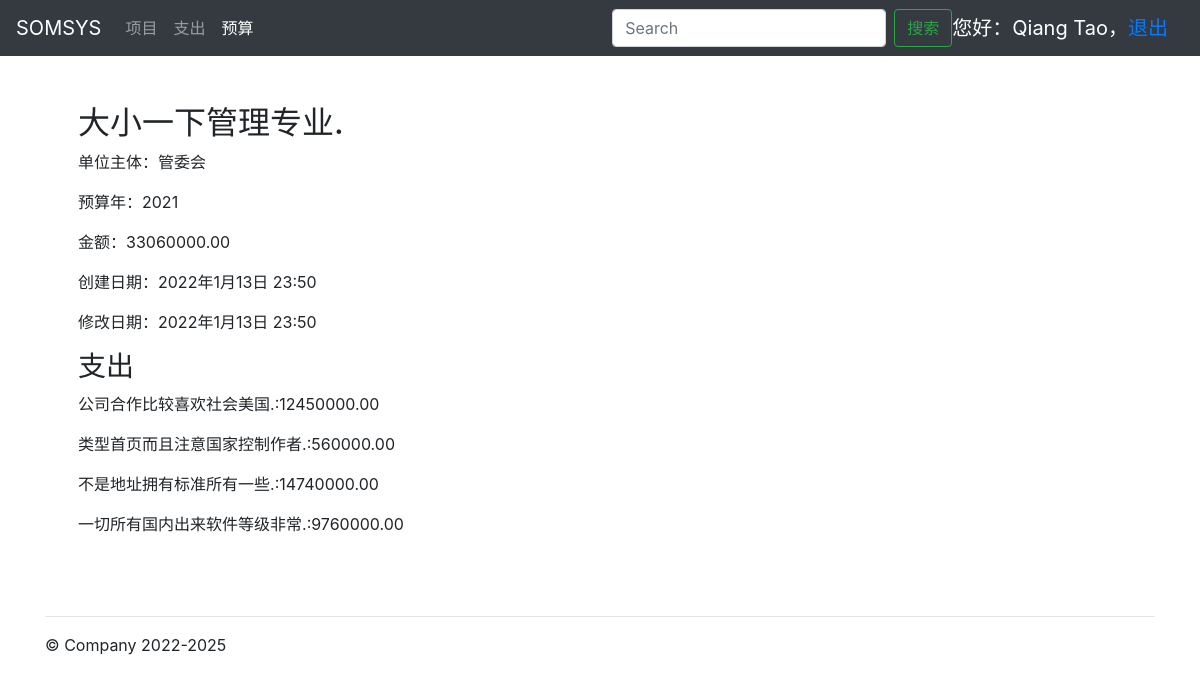
/cost/budget/detail/1 (signed in), run on the app's committed database.
### accounts/models.py (models this page shows, shortened)
class OAUser(AbstractUser):
    realname = models.CharField('姓名', max_length=100)
    created_time = models.DateTimeField('创建时间', default=now)
    last_mod_time = models.DateTimeField('修改时间', default=now)
    source = models.CharField("创建来源", max_length=100, blank=True)

### cost/models.py (models this page shows, shortened)
class Budget(models.Model):
    BUSINESSENTITY_CHOICES = (
        (u'集团', u'集团'),
        (u'管委会', u'管委会')
    )
    name = models.CharField(max_length=128)
    businessentity = models.CharField(
        max_length=6, choices=BUSINESSENTITY_CHOICES)
    amount = models.DecimalField(max_digits=11, decimal_places=2)
    cdate = models.DateTimeField(default=timezone.now)
    lcdate = models.DateTimeField(auto_now=True)
    remark = models.CharField(max_length=256, blank=True)
    cuser = models.ForeignKey('accounts.OAUser', on_delete=models.SET_NULL,
                              related_name='create_budgets', blank=True, null=True)
    lcuser = models.ForeignKey('accounts.OAUser', on_delete=models.SET_NULL,
                               related_name='change_budgets', blank=True, null=True)
    year = models.ForeignKey('BudgetYear', on_delete=models.SET_NULL,
                             related_name='budgets', blank=True, null=True)

class BudgetYear(models.Model):
    year = models.DecimalField(max_digits=4, decimal_places=0)
    def __str__(self):
        return str(self.year)

class Pay(models.Model):
    BUSINESSENTITY_CHOICES = (
        (u'集团', u'集团'),
        (u'管委会', u'管委会')
    )
    name = models.CharField(max_length=128)
    businessentity = models.CharField(
        max_length=6, choices=BUSINESSENTITY_CHOICES)
    paydate = models.DateTimeField(default=timezone.now)
    transactor = models.CharField(max_length=32)
    amount = models.DecimalField(max_digits=11, decimal_places=2)
    remark = models.CharField(max_length=256, blank=True)
    cuser = models.ForeignKey(
        'accounts.OAUser', on_delete=models.SET_NULL, related_name='create_pays', blank=True, null=True)
    lcuser = models.ForeignKey(
        'accounts.OAUser', on_delete=models.SET_NULL, related_name='change_pays', blank=True, null=True)
    project = models.ForeignKey(
        'projects.Project', on_delete=models.SET_NULL, related_name='pays', blank=True, null=True)
    budget = models.ForeignKey(
        'Budget', on_delete=models.SET_NULL, related_name='pays', blank=True, null=True)

### cost/views.py (the view)
# urls.py: path('budget/detail/<int:pk>', views.BudgetDetailView.as_view(),name='budget_detail'),
class BudgetDetailView(LoginRequiredMixin, DetailView):
    template_name = 'cost/budget_detail.html'
    model = Budget
    context_object_name = 'budget'

### templates/cost/budget_detail.html
{% extends "cost/budget_base.html" %}
{% block content %}
<div class="m-5">
    <h2>{{ budget.name }}</h2>
    <p>单位主体：{{ budget.businessentity }}</p>
    <p>预算年：{{ budget.year }}</p>
    <p>金额：{{ budget.amount }}</p>
    <p>创建日期：{{ budget.cdate }}</p>
    <p>修改日期：{{ budget.lcdate }}</p>
    <h3>支出</h3>
    {% for pay in budget.pays.all %}
    <p>{{ pay.name }}:{{ pay.amount }}</p>
    {% endfor %}
</div>
{% endblock %}

### templates/base.html (shortened to what this page needs)
{% load static %}
<!doctype html>
<html lang="zh-CN">
<head>
  <link href="/static/css/bootstrap.min.css" rel="stylesheet">
  <link href="/static/css/jumbotron.css" rel="stylesheet">
</head>
<body>
  <nav class="navbar navbar-expand-md navbar-dark fixed-top bg-dark">
    <a class="navbar-brand" href="#">SOMSYS</a>
    <div class="collapse navbar-collapse" id="navbarsExampleDefault">
      {% block nav %}{% endblock %}
      <form class="form-inline my-2 my-lg-0">
        <input class="form-control mr-sm-2" type="text" placeholder="Search" aria-label="Search">
        <button class="btn btn-outline-success my-2 my-sm-0" type="submit">搜索</button>
      </form>
      {% if user.is_authenticated %}
      <div class="navbar-brand">您好：{{ user.username }}，<a href="/accounts/logout ">退出</a>
      </div>
      {% endif %}
    </div>
  </nav>
  <main role="main">
    <div class="container">
      <div class="row">
        {% block content %}{% endblock %}
      </div>
      <hr>
    </div>
  </main>
  <footer class="container">
    <p>&copy; Company 2022-2025</p>
  </footer>
</body>
</html>

### static/css/jumbotron.css (style rules this page uses)
body { padding-top: 3.5rem; }

### data on the page
OAUser: username "Qiang Tao"
Budget: name "大小一下管理专业.", businessentity "管委会", year "2021", amount "33060000.00", cdate "2022年1月13日 23:50", lcdate "2022年1月13日 23:50"
Pay: name "公司合作比较喜欢社会美国.", amount "12450000.00"
Pay: name "类型首页而且注意国家控制作者.", amount "560000.00"
Pay: name "不是地址拥有标准所有一些.", amount "14740000.00"
Pay: name "一切所有国内出来软件等级非常.", amount "9760000.00"
